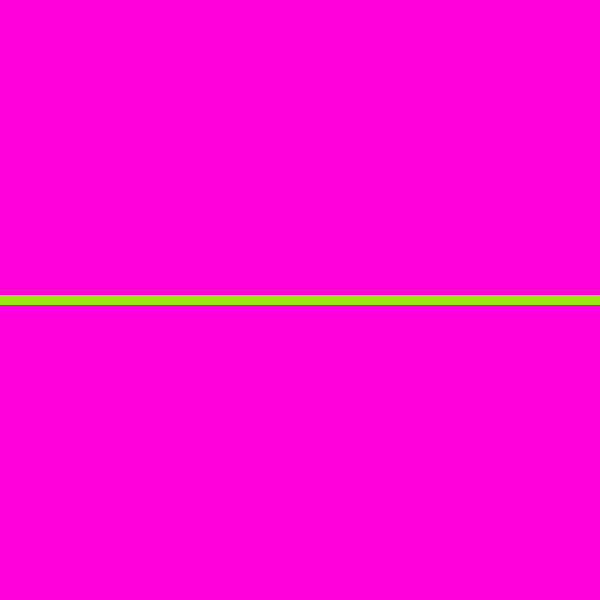
Frame 1 (no input)
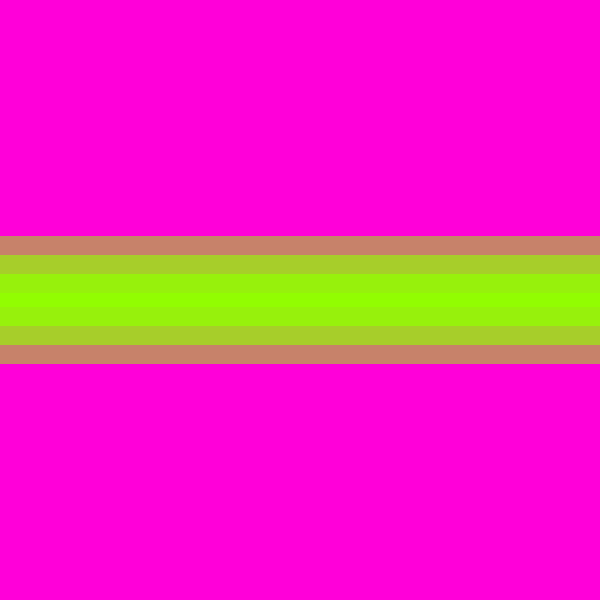
Frame 60 (the mouse pressed at the canvas centre just before this capture)
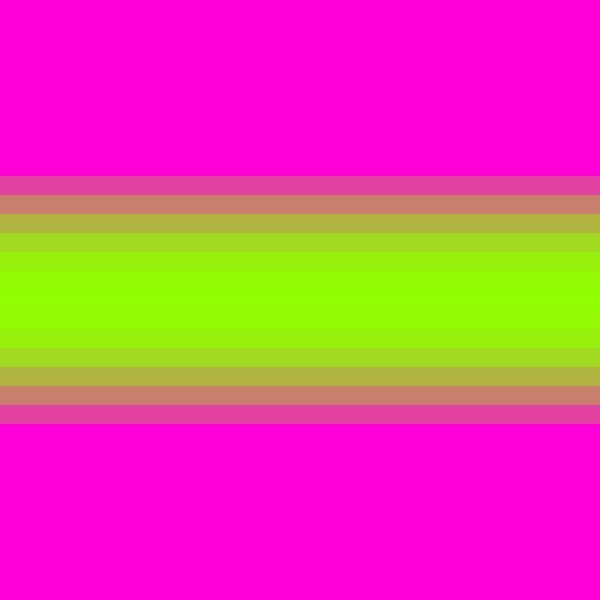
Frame 120 (the mouse held since frame 60 and released just before this capture)

The Processing sketch that drew these frames (run headless with seeded random() and noise(); from frame 60 on, the mouse is pressed at the canvas centre):

// Processing sketch: all_horizons_processing
// ── all_horizons_processing.pde
/*
 all horizons
 Kawandeep Virdee
 
 */

boolean saveFrames = false;
int time=0;
ArrayList lights;
float DECAY=random(0.15,0.9); //0.15 to 0.9
float DURATION= random(2,6); //2 to 8
int RATE_BIRTH = int(random(5,20)); //from 1 to 20

float front = random(0,360);
float back = random(0,360);
boolean saved = false;

void setup() {
  frameRate(20);
  size(600, 600);
  colorMode(HSB, 360, 100, 100, 1);
  lights = new ArrayList();

}

void draw() {
  noStroke();
  fill(back,100,100);
  rect(0, 0, width, height);
  if(time%RATE_BIRTH==0){
     lights.add(new LightBar()); 
  }

  for (int i=0; i<lights.size(); i++) {
    LightBar box = (LightBar) lights.get(i);
    box.display();
    box.update();
    if(box.y>height/2+20){
      lights.remove(box);
      if(saveFrames==true){
        saveFrames=false;
        if(saved){
         exit(); 
        }
      }
      if(!saved){
        saveFrames=true;
        saved = true;
      }
    }
  }
  
  

  if (saveFrames) {
      save("images/"+str(time)+".png");
  }
  time++;
}

class LightBar {
  float y;

  LightBar() {
    y=5;
  }

  void update() {
    y++;
  }

  void display() {
    noStroke();
    fill(front,100,100, 1-pow(((DURATION*y)/height),DECAY));
    rect(0, height/2-y, width, 2*y);
  }
}

void keyPressed() {
  if (key == CODED) {
    if (keyCode == UP) {
      println("Start saving frames");
      saveFrames=true;
    } 
    else if (keyCode == DOWN) {
      println("Stop saving frames");
      saveFrames=false;
    }
  }
}
